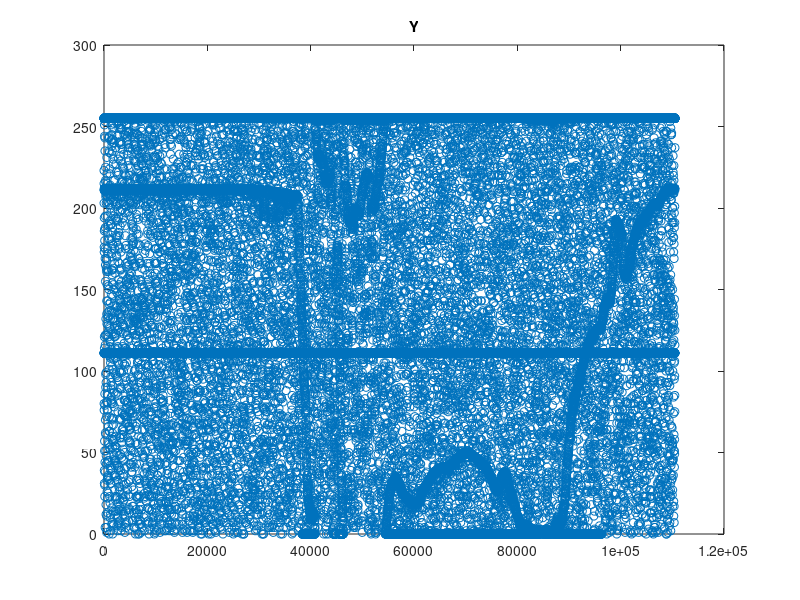
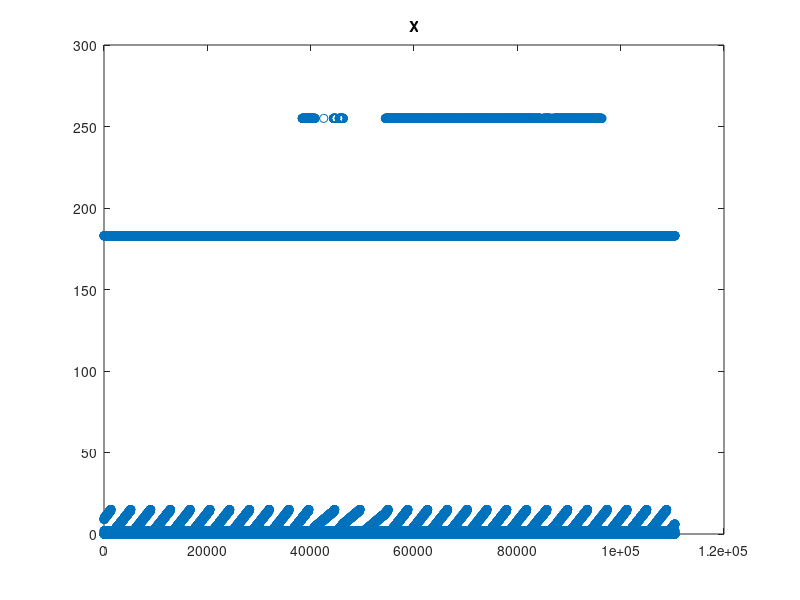
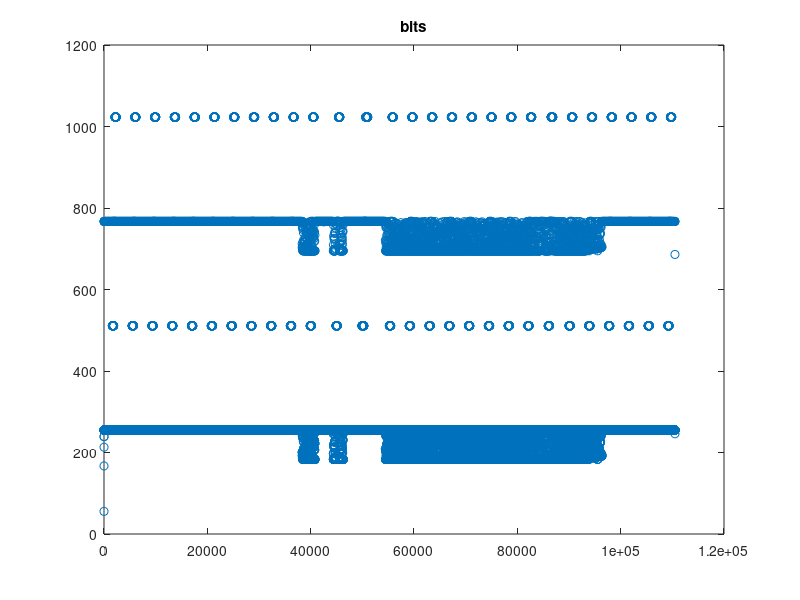
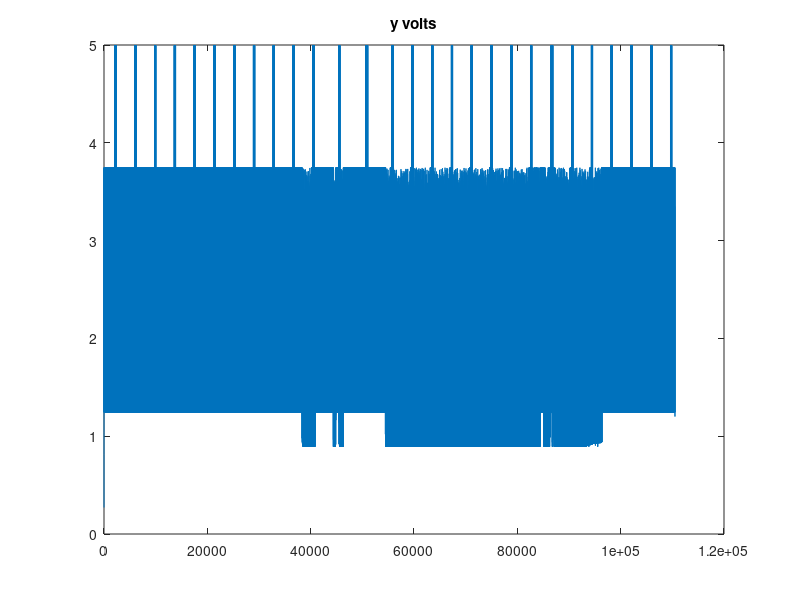

Write the MATLAB code that produced these figures, in order.
clear all
close all

x2=csvread('marco_050311_1.csv');

y_p1_o=abs(x2(:,3)-255);
x_p1=x2(:,2);
figure(1)
plot(y_p1_o,'o')
title('Y')
figure(2)
plot(x_p1,'o')
title('X')
y_p1=medfilt1(y_p1_o,10);       

y_p1_converted=zeros(size(y_p1));
for i=1:length(y_p1)
    
    x=0;
    if (x_p1(i)==1)
        x=2^8;
    elseif (x_p1(i)==2)
        x=2^9;
    elseif (x_p1(i)==3)
        
        x=2^8+2^9;
    end
    
    y_p1_converted(i)=y_p1(i)+x;
    
end
figure(6)
plot(y_p1_converted,'o')
title('bits')

 y_p1_volts=y_p1_converted.*5./1024;
 
 vs=5;

 y_pressure=(y_p1_volts./vs-0.04)./0.018;

 y_pressure_mm_hg=y_pressure*7.5;
figure(7)
plot(y_p1_volts)
title('y volts')

figure(8)
plot(y_pressure)
title('y pressure KPa')

figure(9)
plot(y_pressure_mm_hg)
title('y pressure KPa')
 
